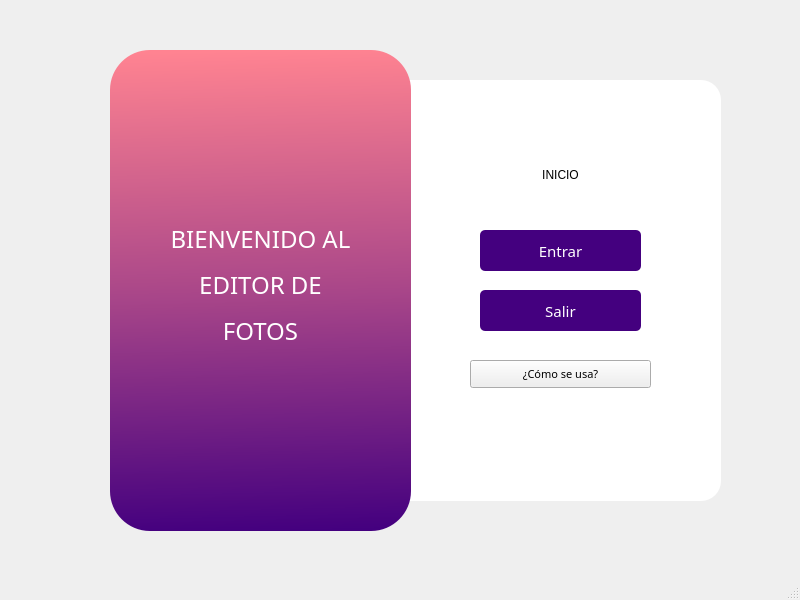
<?xml version="1.0" encoding="UTF-8"?>
<ui version="4.0">
 <class>MainWindow</class>
 <widget class="QMainWindow" name="MainWindow">
  <property name="geometry">
   <rect>
    <x>0</x>
    <y>0</y>
    <width>800</width>
    <height>600</height>
   </rect>
  </property>
  <property name="windowTitle">
   <string>MainWindow</string>
  </property>
  <widget class="QWidget" name="centralwidget">
   <widget class="QLabel" name="label">
    <property name="geometry">
     <rect>
      <x>110</x>
      <y>50</y>
      <width>301</width>
      <height>481</height>
     </rect>
    </property>
    <property name="styleSheet">
     <string notr="true">
background-color: qlineargradient(spread:pad, x1:0.542249, y1:1, x2:0.527, y2:0, stop:0 rgba(68, 0, 127, 255), stop:0.502488 rgba(170, 71, 137, 255), stop:1 rgba(255, 131, 145, 255));

border-radius: 40px;</string>
    </property>
    <property name="text">
     <string/>
    </property>
   </widget>
   <widget class="QLabel" name="label_2">
    <property name="geometry">
     <rect>
      <x>370</x>
      <y>80</y>
      <width>351</width>
      <height>421</height>
     </rect>
    </property>
    <property name="styleSheet">
     <string notr="true">background-color: rgb(255, 255, 255);
border-radius: 20px;</string>
    </property>
    <property name="text">
     <string/>
    </property>
   </widget>
   <widget class="QLabel" name="label_3">
    <property name="geometry">
     <rect>
      <x>110</x>
      <y>160</y>
      <width>301</width>
      <height>251</height>
     </rect>
    </property>
    <property name="font">
     <font>
      <family>Futura Maxi CG Bold</family>
      <pointsize>18</pointsize>
      <weight>50</weight>
      <italic>false</italic>
      <bold>false</bold>
     </font>
    </property>
    <property name="styleSheet">
     <string notr="true">font: 18pt &quot;Futura Maxi CG Bold&quot;;
color: white;</string>
    </property>
    <property name="text">
     <string>&lt;html&gt;&lt;head/&gt;&lt;body&gt;&lt;p align=&quot;center&quot;&gt;BIENVENIDO AL&lt;/p&gt;&lt;p align=&quot;center&quot;&gt;EDITOR DE&lt;/p&gt;&lt;p align=&quot;center&quot;&gt;FOTOS&lt;/p&gt;&lt;/body&gt;&lt;/html&gt;</string>
    </property>
   </widget>
   <widget class="QLabel" name="label_4">
    <property name="geometry">
     <rect>
      <x>500</x>
      <y>150</y>
      <width>121</width>
      <height>51</height>
     </rect>
    </property>
    <property name="styleSheet">
     <string notr="true">font: 18pt &quot;Futura Maxi CG Bold&quot;;
color: black;</string>
    </property>
    <property name="text">
     <string>&lt;html&gt;&lt;head/&gt;&lt;body&gt;&lt;p align=&quot;center&quot;&gt;INICIO&lt;/p&gt;&lt;/body&gt;&lt;/html&gt;</string>
    </property>
   </widget>
   <widget class="QPushButton" name="pushButton_2">
    <property name="geometry">
     <rect>
      <x>480</x>
      <y>230</y>
      <width>161</width>
      <height>41</height>
     </rect>
    </property>
    <property name="font">
     <font>
      <family>Futura Maxi CG Bold</family>
      <pointsize>11</pointsize>
      <weight>50</weight>
      <bold>false</bold>
     </font>
    </property>
    <property name="styleSheet">
     <string notr="true">QPushButton#pushButton_2{
	background-color:rgba(68, 0, 127, 255);
	color: white;
	border-radius: 5px;
}

QPushButton#pushButton_2:pressed{
	padding-left: 5px;
	padding-top:5px;
	background-color: rgba(255, 131, 145, 255);
 	background-position: calc(100% - 10px)center;
}

QPushButton#pushButton_2:hover{
	background-color:rgba(255, 131, 145, 255);
}</string>
    </property>
    <property name="text">
     <string>Entrar</string>
    </property>
   </widget>
   <widget class="QPushButton" name="pushButton_3">
    <property name="geometry">
     <rect>
      <x>480</x>
      <y>290</y>
      <width>161</width>
      <height>41</height>
     </rect>
    </property>
    <property name="font">
     <font>
      <family>Futura Maxi CG Bold</family>
      <pointsize>11</pointsize>
      <weight>50</weight>
      <bold>false</bold>
     </font>
    </property>
    <property name="styleSheet">
     <string notr="true">QPushButton#pushButton_3{
	background-color:rgba(68, 0, 127, 255);
	color: white;
	border-radius: 5px;
}

QPushButton#pushButton_3:pressed{
	padding-left: 5px;
	padding-top:5px;
	background-color: rgba(255, 131, 145, 255);
 	background-position: calc(100% - 10px)center;
}

QPushButton#pushButton_3:hover{
	background-color:rgba(255, 131, 145, 255);
}</string>
    </property>
    <property name="text">
     <string>Salir</string>
    </property>
   </widget>
   <widget class="QPushButton" name="pushButton">
    <property name="geometry">
     <rect>
      <x>470</x>
      <y>360</y>
      <width>181</width>
      <height>28</height>
     </rect>
    </property>
    <property name="font">
     <font>
      <family>Futura Maxi CG Bold</family>
      <pointsize>8</pointsize>
     </font>
    </property>
    <property name="whatsThis">
     <string>&lt;html&gt;&lt;head/&gt;&lt;body&gt;&lt;p align=&quot;center&quot;&gt;&lt;br/&gt;&lt;/p&gt;&lt;/body&gt;&lt;/html&gt;</string>
    </property>
    <property name="styleSheet">
     <string notr="true">QPushButton#pushButton:pressed{
	padding-left: 5px;
	padding-top:5px;
	background-color: rgba(255, 131, 145, 255);
}

QPushButton#pushButton:hover{
	background-color:rgba(255, 131, 145, 255);
	color:white;
}</string>
    </property>
    <property name="text">
     <string>¿Cómo se usa?</string>
    </property>
   </widget>
   <zorder>label_2</zorder>
   <zorder>label</zorder>
   <zorder>label_3</zorder>
   <zorder>label_4</zorder>
   <zorder>pushButton_2</zorder>
   <zorder>pushButton_3</zorder>
   <zorder>pushButton</zorder>
  </widget>
  <widget class="QMenuBar" name="menubar">
   <property name="geometry">
    <rect>
     <x>0</x>
     <y>0</y>
     <width>800</width>
     <height>26</height>
    </rect>
   </property>
  </widget>
  <widget class="QStatusBar" name="statusbar"/>
 </widget>
 <resources/>
 <connections/>
</ui>
